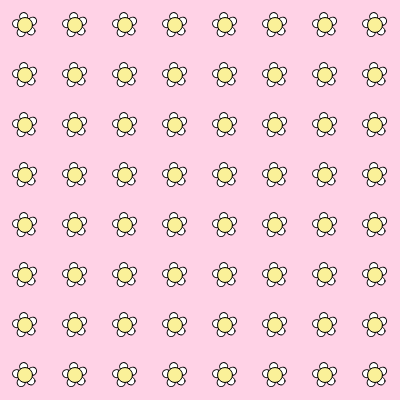
Frame 1 (no input)
Frame 60 (no input): identical to frame 1, image omitted
Frame 120 (the mouse pressed at the canvas centre since frame 60): identical to frame 1, image omitted

The p5.js sketch that drew this single still picture (run headless with seeded random() and noise() and a simulated clock; from frame 60 on, the mouse is pressed at the canvas centre):

// p5.js sketch
// ── sketch.js
function setup() {
  createCanvas(400, 400);
}

function draw() {
  background(255, 210, 230);
  //trasla il foglio per creare del margine
  translate (20, 20)
  for (var x=5; x<400; x+=50){
    for (var y=5; y<400; y+=50) {
      push();
      translate(x, y);
      drawHouse();
      //ad ogni ciclo viene ripristinata la traslazione del canvas
      pop();
    }
  }
}

function drawHouse() {
  //crea 5 cerchi più piccoli attorno al cerchio più grande
  for (var j=0; j<5; j++) {
      push();
      rotate(TWO_PI*j/5);
      circle(6, 6, 8);
      pop();
   }
  //crea il cerchio grande
  fill (250, 241, 153);
  circle(0, 0, 15);  
}
